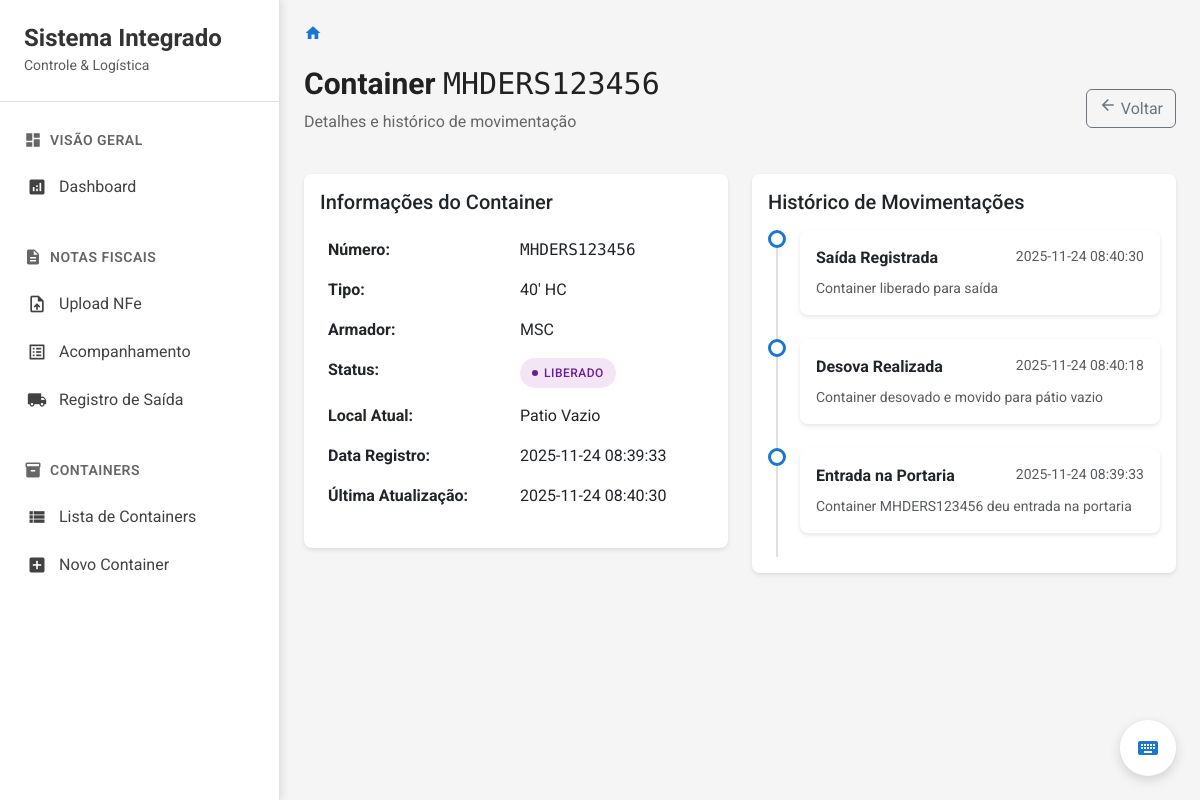
Screenshot of /containers/1 with the database file from the repository.
### tables this page shows
CREATE TABLE containers (
            id INTEGER PRIMARY KEY AUTOINCREMENT,
            numero_container TEXT NOT NULL UNIQUE,
            tipo TEXT NOT NULL,
            armador TEXT NOT NULL,
            status TEXT NOT NULL DEFAULT 'portaria',
            local_atual TEXT NOT NULL DEFAULT 'portaria',
            data_registro TEXT NOT NULL,
            data_atualizacao TEXT NOT NULL
        );

CREATE TABLE registro_movimentacao (
            id INTEGER PRIMARY KEY AUTOINCREMENT,
            container_id INTEGER NOT NULL,
            tipo_movimento TEXT NOT NULL,
            data_movimento TEXT NOT NULL,
            observacao TEXT,
            FOREIGN KEY (container_id) REFERENCES containers (id)
        );

### app.py (the view)
@app.route('/containers/<int:container_id>')
def container_detalhe(container_id):
    container = obter_container(container_id)
    if not container:
        return redirect(url_for('containers'))
    historico = obter_historico_container(container_id)
    return render_template('container_detalhe.html', container=container, historico=historico)

### database.py (called while the page is built)
def get_db():
    conn = sqlite3.connect(DATABASE)
    conn.row_factory = sqlite3.Row
    conn.execute('PRAGMA foreign_keys = ON')
    return conn

def obter_container(container_id):
    conn = get_db()
    cursor = conn.cursor()
    cursor.execute('SELECT * FROM containers WHERE id = ?', (container_id,))
    container = cursor.fetchone()
    conn.close()
    return container

def obter_historico_container(container_id):
    conn = get_db()
    cursor = conn.cursor()
    cursor.execute('''
        SELECT * FROM registro_movimentacao
        WHERE container_id = ?
        ORDER BY data_movimento DESC
    ''', (container_id,))
    movimentacoes = cursor.fetchall()
    conn.close()
    return movimentacoes

### templates/container_detalhe.html (shortened to what this page needs)
{% extends "base.html" %}
{% block content %}
<div class="page-header d-flex justify-content-between align-items-center mb-4">
    <div>
        <h1 class="page-title">Container <span class="container-number">{{ container.numero_container }}</span></h1>
        <p class="page-subtitle">Detalhes e histórico de movimentação</p>
    </div>
    <a href="{{ url_for('containers') }}" class="btn btn-outline-secondary">
        <span class="material-icons" style="font-size: 18px;">arrow_back</span>
        Voltar
    </a>
</div>
<div class="row g-4">
    <div class="col-md-6">
        <div class="card">
            <div class="card-body">
                <h5 class="card-title mb-3">Informações do Container</h5>
                <table class="table table-borderless">
                    <tbody>
                        <tr>
                            <td class="fw-bold">Número:</td>
                            <td><span class="container-number">{{ container.numero_container }}</span></td>
                        </tr>
                        <tr>
                            <td class="fw-bold">Tipo:</td>
                            <td>{{ container.tipo }}</td>
                        </tr>
                        <tr>
                            <td class="fw-bold">Armador:</td>
                            <td>{{ container.armador }}</td>
                        </tr>
                        <tr>
                            <td class="fw-bold">Status:</td>
                            <td>
                                <span class="status-badge {{ container.status }}">
                                    <span class="dot"></span>
                                    {% if container.status == 'portaria' %}Portaria
                                    {% elif container.status == 'patio_cheio' %}Pátio Cheio
                                    {% elif container.status == 'desova' %}Desova
                                    {% elif container.status == 'patio_vazio' %}Pátio Vazio
                                    {% elif container.status == 'liberado_saida' %}Liberado
                                    {% endif %}
                                </span>
                            </td>
                        </tr>
                        <tr>
                            <td class="fw-bold">Local Atual:</td>
                            <td>{{ container.local_atual.replace('_', ' ').title() }}</td>
                        </tr>
                        <tr>
                            <td class="fw-bold">Data Registro:</td>
                            <td>{{ container.data_registro }}</td>
                        </tr>
                        <tr>
                            <td class="fw-bold">Última Atualização:</td>
                            <td>{{ container.data_atualizacao }}</td>
                        </tr>
                    </tbody>
                </table>
            </div>
        </div>
    </div>
    <div class="col-md-6">
        <div class="card">
            <div class="card-body">
                <h5 class="card-title mb-3">Histórico de Movimentações</h5>
                {% if historico %}
                <div class="timeline">
                    {% for mov in historico %}
                    <div class="timeline-item">
                        <div class="timeline-marker"></div>
                        <div class="timeline-content">
                            <div class="d-flex justify-content-between align-items-start mb-2">
                                <strong>
                                    {% if mov.tipo_movimento == 'entrada_portaria' %}
                                        Entrada na Portaria
                                    {% elif mov.tipo_movimento == 'desova' %}
                                        Desova Realizada
                                    {% elif mov.tipo_movimento == 'saida' %}
                                        Saída Registrada
                                    {% endif %}
                                </strong>
                                <small class="text-muted">{{ mov.data_movimento }}</small>
                            </div>
                            {% if mov.observacao %}
                            <p class="mb-0 text-muted small">{{ mov.observacao }}</p>
                            {% endif %}
                        </div>
                    </div>
                    {% endfor %}
                </div>
                {% else %}
                <p class="text-muted">Nenhuma movimentação registrada.</p>
                {% endif %}
            </div>
        </div>
    </div>
</div>
{% endblock %}

### static/css/style.css (style rules this page uses)
:root { --primary-color: #1976d2; --primary-dark: #1565c0; --secondary-color: #424242; --success-color: #388e3c; --warning-color: #f57c00; --danger-color: #d32f2f; --info-color: #0288d1; --sidebar-width: 280px; }
* { margin: 0; padding: 0; box-sizing: border-box; }
body { font-family: 'Roboto', sans-serif; background-color: #f5f5f5; color: #333; }
.page-header { margin-bottom: 2rem; }
.page-title { font-size: 1.875rem; font-weight: 700; color: #212121; margin-bottom: 0.5rem; }
.page-subtitle { color: #666; font-size: 1rem; }
.status-badge { display: inline-flex; align-items: center; gap: 0.375rem; padding: 0.375rem 0.75rem; border-radius: 9999px; font-size: 0.75rem; font-weight: 500; text-transform: uppercase; letter-spacing: 0.5px; }
.status-badge .dot { width: 6px; height: 6px; border-radius: 50%; }
.status-badge.liberado_saida { background-color: #f3e5f5; color: #6a1b9a; }
.status-badge.liberado_saida .dot { background-color: #6a1b9a; }
.card { border: none; border-radius: 8px; box-shadow: 0 2px 4px rgba(0,0,0,0.1); }
.container-number { font-family: 'Roboto Mono', monospace; font-weight: 500; }
.timeline { position: relative; padding-left: 2rem; }
.timeline::before { content: ''; position: absolute; left: 8px; top: 0; bottom: 0; width: 2px; background-color: #e0e0e0; }
.timeline-item { position: relative; padding-bottom: 1.5rem; }
.timeline-marker { position: absolute; left: -2rem; width: 18px; height: 18px; border-radius: 50%; background-color: white; border: 3px solid var(--primary-color); }
.timeline-content { background: white; border-radius: 8px; padding: 1rem; box-shadow: 0 2px 4px rgba(0,0,0,0.1); }

### rows the page displays
containers: numero_container "MHDERS123456", tipo "40' HC", armador "MSC", local_atual.replace "Patio Vazio", data_registro "2025-11-24 08:39:33", data_atualizacao "2025-11-24 08:40:30"
registro_movimentacao: tipo_movimento "Saída Registrada", data_movimento "2025-11-24 08:40:30", observacao "Container liberado para saída"
registro_movimentacao: tipo_movimento "Desova Realizada", data_movimento "2025-11-24 08:40:18", observacao "Container desovado e movido para pátio vazio"
registro_movimentacao: tipo_movimento "Entrada na Portaria", data_movimento "2025-11-24 08:39:33", observacao "Container MHDERS123456 deu entrada na portaria"
